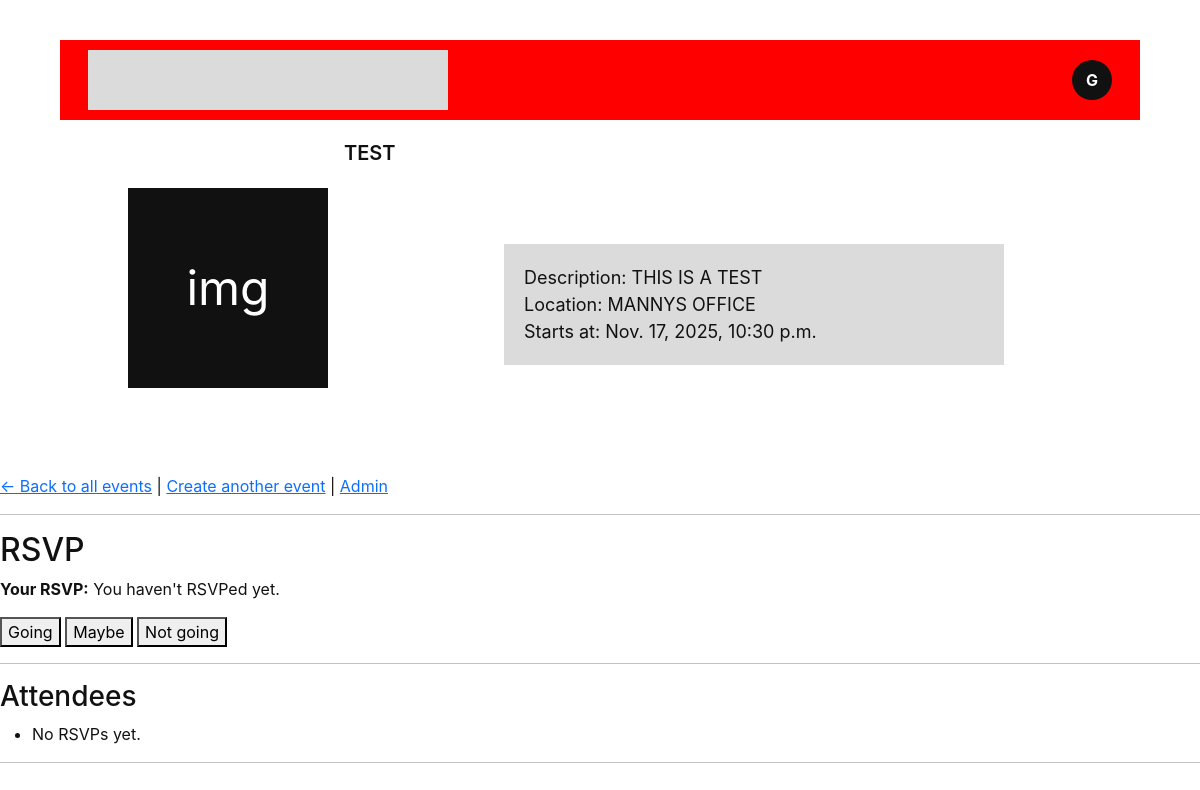
The page /events/2/ (signed in) on the database as committed earlier.
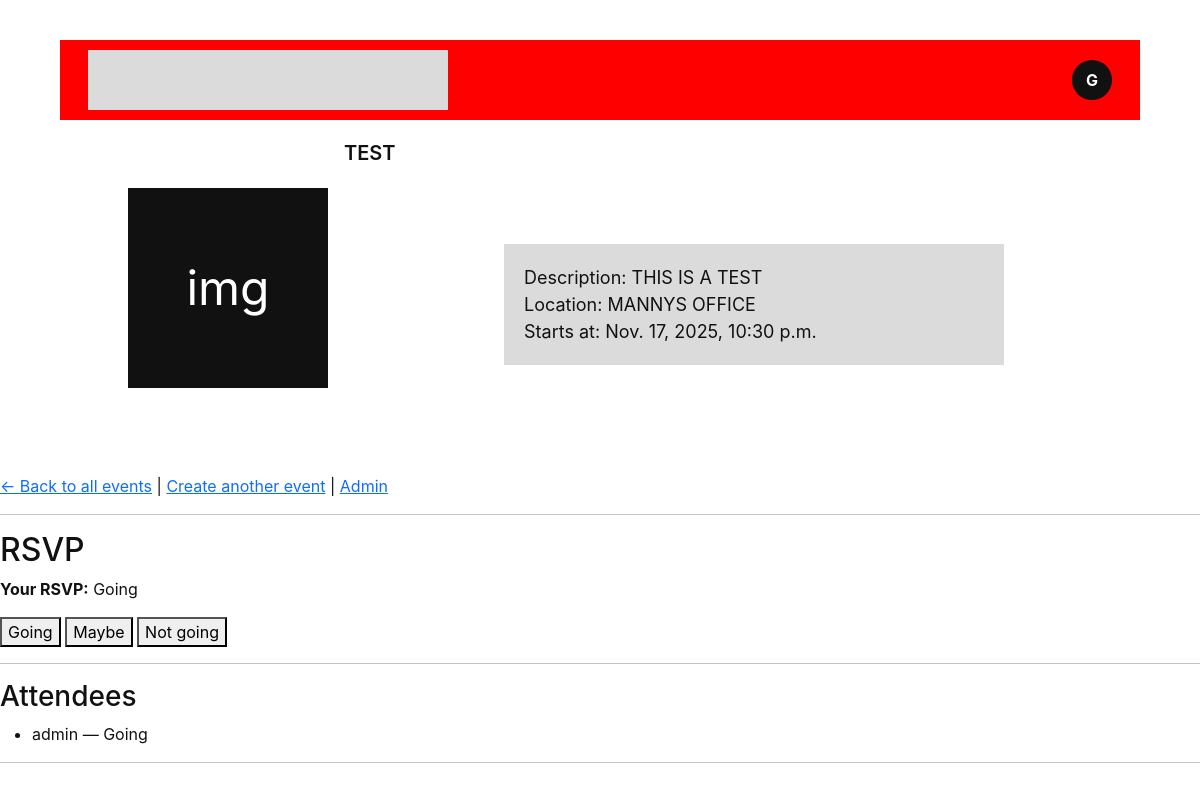
The same page on the database as committed later.
### app/models.py (models this page shows, shortened)
class RSVP(models.Model):
    class Meta:
        constraints = [models.UniqueConstraint(fields=['user', 'event'], name='unique_rsvp')]
    GOING = 'going'
    MAYBE = 'maybe'
    NO = 'no'
    STATUS_CHOICES = [
        (GOING, 'Going'),
        (MAYBE, 'Maybe'),
        (NO, 'Not going')
    ]
    user = models.ForeignKey(Profile, on_delete=models.CASCADE)
    event = models.ForeignKey(Event, on_delete=models.CASCADE, related_name='rsvps')
    status = models.CharField(max_length=10, choices=STATUS_CHOICES)
    created_at = models.DateTimeField(auto_now_add=True)

class Profile(models.Model):
    user = models.OneToOneField(User, on_delete=models.CASCADE)
    fullname = models.CharField(max_length=100, blank=True)
    birthday = models.DateField(blank=True, null=True)
    phone_number = models.CharField(max_length=20, blank=True)
    display_name = models.CharField(max_length=30, blank=True)
    bio = models.TextField(blank=True)
    interests = models.ManyToManyField('Interest', blank=True)

### app/views.py (the view)
# urls.py: path('events/<int:event_id>/', views.event_detail, name='event_detail'),
@login_required
def event_detail(request, event_id):
    event = get_object_or_404(Event, id=event_id)
    my_rsvp = RSVP.objects.filter(user=request.user.profile, event=event).first()
    attendees = event.rsvps.select_related('user')
    return render(request,"app/event_detail.html",{"event": event,"my_rsvp": my_rsvp,"attendees": attendees,},)

### app/templates/app/event_detail.html (shortened to what this page needs)
<!doctype html>
<html lang="en">
<head>
  <link href="https://cdn.jsdelivr.net/npm/bootstrap@5.3.2/dist/css/bootstrap.min.css" rel="stylesheet">
</head>
<body>
  <div class="events-section" id="eventsSection">
    <div class="topbar">
      <div class="brand-box"></div>
      <a href="{% url 'profile' %}" style="text-decoration: none;">
      <button class="avatar btn bun-custom" >G</button>
      </a>
    </div>
    <div class="event-card">
      <div class="profile-thumb">img</div>
      <div class="event-meta">
        <div class="event-title">{{ event.title }}</div>
        <div class="event-desc">
          Description: {{event.description}}<br>
          Location: {{event.location}}<br>
          Starts at: {{event.starts_at}}
        </div>
      </div>
    </div>
  </div>
  <p>
    <a href="{% url 'event_list' %}">← Back to all events</a> |
    <a href="{% url 'event_create' %}">Create another event</a> |
    <a href="/admin/">Admin</a>
  </p>
  <hr>
  <h2>RSVP</h2>
  {% if my_rsvp %}
    <p><strong>Your RSVP:</strong> {{ my_rsvp.get_status_display }}</p>
  {% else %}
    <p><strong>Your RSVP:</strong> You haven't RSVPed yet.</p>
  {% endif %}
  <form method="post" action="{% url 'rsvp_event' event.id %}">
    <button type="submit" name="status" value="going">Going</button>
    <button type="submit" name="status" value="maybe">Maybe</button>
    <button type="submit" name="status" value="no">Not going</button>
  </form>
  <hr>
  <h3>Attendees</h3>
  <ul>
    {% for rsvp in attendees %}
      <li>
        {{ rsvp.user.display_name }} — {{ rsvp.get_status_display }}
      </li>
    {% empty %}
      <li>No RSVPs yet.</li>
    {% endfor %}
  </ul>
  <hr>
</body>
</html>

Rows that differ between the two databases and show on the page:
added RSVP: status "Going", user.display_name "admin"
Other text that changed with them:
text no longer shown: "You haven't RSVPed yet. No RSVPs yet."
